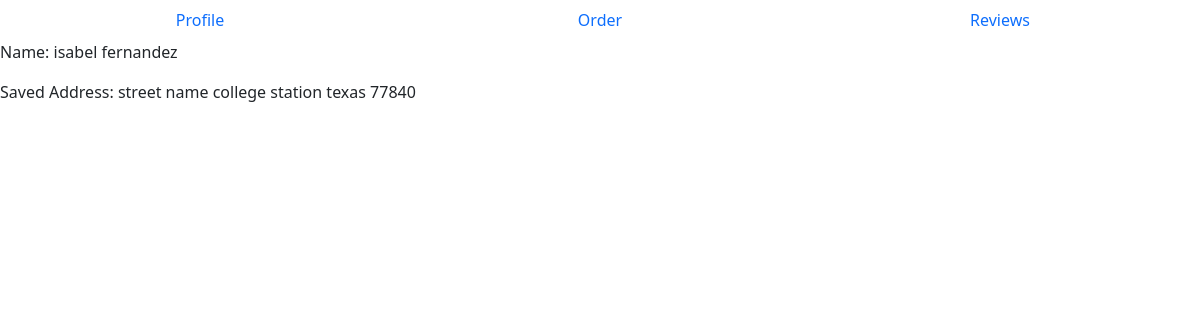
Page /customer_profile.php on the committed database.
### tables this page shows
CREATE TABLE `users` (
  `user_id` int(11) NOT NULL,
  `username` varchar(255) NOT NULL,
  `password` varchar(255) NOT NULL,
  `first_name` varchar(255) NOT NULL,
  `last_name` varchar(255) NOT NULL
);

CREATE TABLE `address` (
  `address_id` int(11) NOT NULL,
  `st_name` text NOT NULL,
  `zipcode` int(11) NOT NULL,
  `city` text NOT NULL,
  `state` text NOT NULL,
  `country` text NOT NULL,
  `apt_num` text NOT NULL
);

### customer_profile.php (the view, shortened to what this page needs)
<?php include('include/config.php'); ?>
<html>
    <head>
        <link href="https://cdn.jsdelivr.net/npm/bootstrap@5.2.3/dist/css/bootstrap.min.css" rel="stylesheet">
    </head>
    <body>
        <?php include('customer_header.php'); ?>
        <?php
        $query = mysqli_query($sql, "SELECT * FROM users");
        while($row = mysqli_fetch_assoc($query))
        {
            $first_name = $row['first_name'];
            $last_name = $row['last_name'];
        }?>
        <?php
        $query = mysqli_query($sql, "SELECT * FROM customers");
        while($row = mysqli_fetch_assoc($query))
        {
            $address_id = $row['address_id'];
        }?>
        <?php
        $query = mysqli_query($sql, "SELECT * FROM address WHERE address_id= '{$address_id}'");
        $result = mysqli_fetch_assoc($query);
        $st_name = $result['st_name'];
        $city = $result['city'];
        $state = $result['state'];
        $zipcode = $result['zipcode'];
        ?>
        <p> Name: <?php echo $first_name; ?> <?php echo $last_name; ?></p>
        <p> Saved Address: <?php echo $st_name ?> <?php echo $city ?> <?php echo $state ?>  <?php echo $zipcode ?> </p>
    </body>
</html>

### rows in the picture
users: first_name "isabel", last_name "fernandez"
address: st_name "street name", city "college station", state "texas", zipcode "77840"
